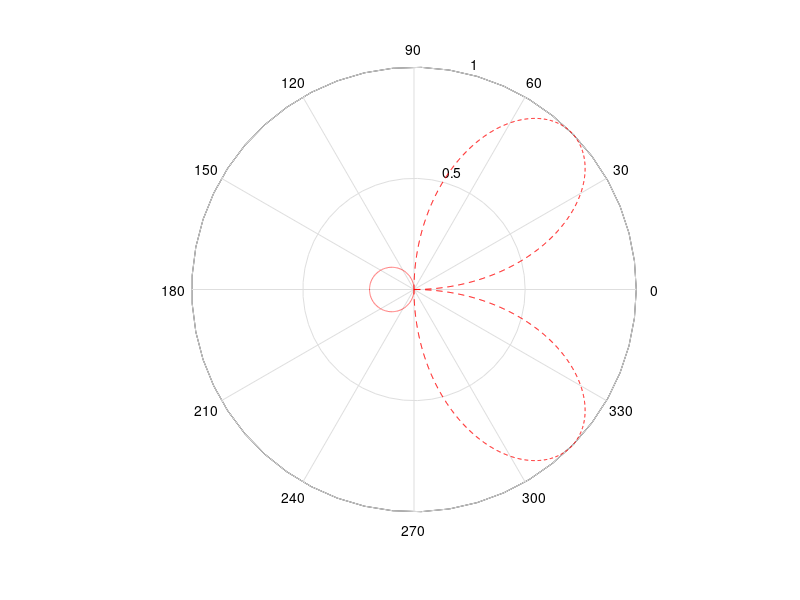

Source code (MATLAB):
clear; close all; clc;
N = 1000;%Sampling
%Theta Expressions
theta1 = linspace(0,pi/2,N);
theta2 = linspace(pi/2,pi,N);
%Directivity Expresion (D(theta))
rho1 = 2.*sin(theta1).*cos(theta1);
rho2 = -cos(theta2)/5;

%Plotting
figure()
polar(theta1,rho1,'--r');
hold on%Due to nature of polar, first one must be plotted before hold on can be called
polar(theta2,rho2,'--r');
%Symmetric about the x-axis
polar(-theta1,rho1, '--r');
polar(-theta2,rho2,'--r');